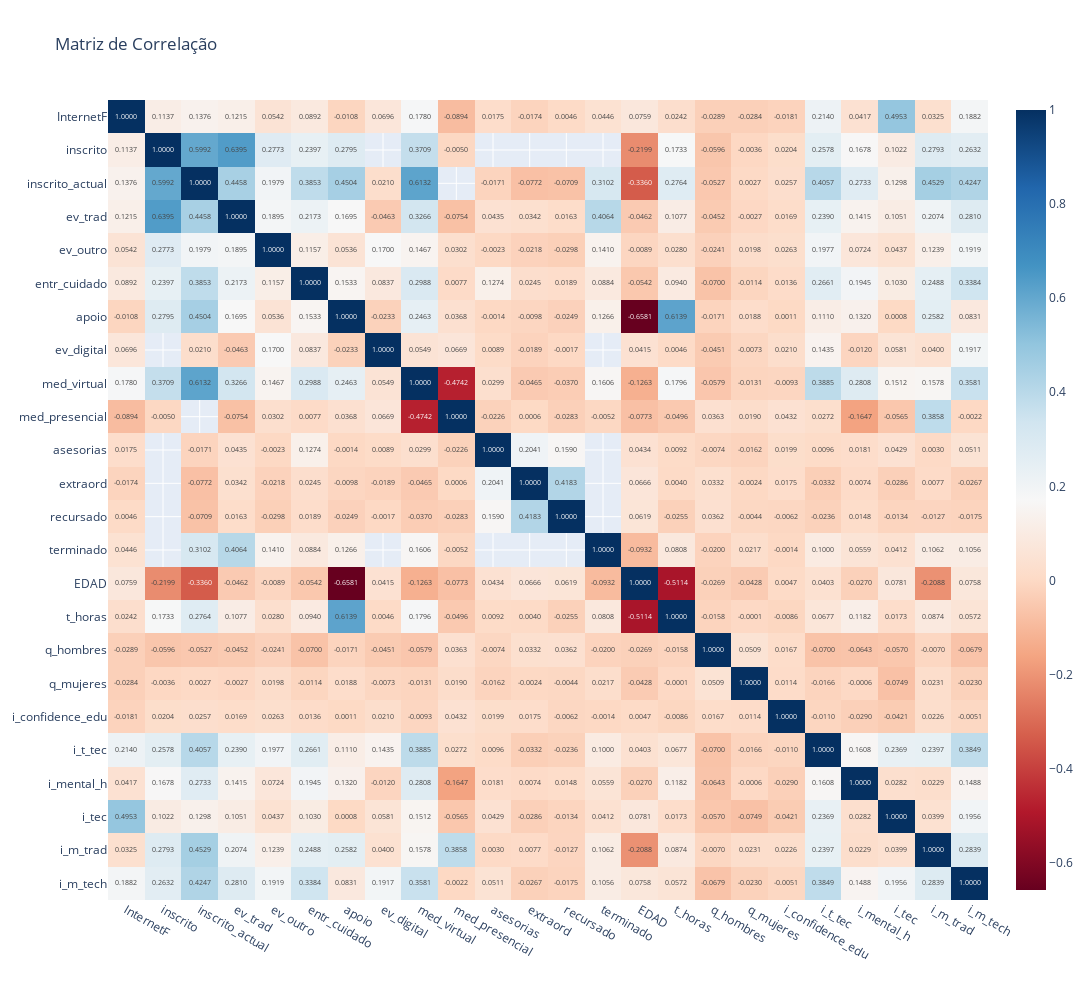

Notebook cell for this chart:
### Code cell
import plotly.express as px

geralcorr = variable_types['binary'] + variable_types['numeric_continuous']


corr = df[geralcorr].corr()


fig = px.imshow(
    corr,
    text_auto='.4f',          
    aspect='auto',            
    title='Matriz de Correlação',
    color_continuous_scale='RdBu'
)

fig.update_layout(
    width=1200,
    height=1000,
    margin=dict(l=100, r=100, t=100, b=100),
)

fig.show()

### Figure 1 — Plotly figure (JSON) as saved in the notebook; plotly's stock layout.template omitted (floating-point values rounded to 4 significant figures; data arrays with more than 128 entries replaced by an {"elided": "..."} marker saying what was removed)
{"data": [{"coloraxis": "coloraxis", "hovertemplate": "x: %{x}<br>y: %{y}<br>color: %{z}<extra></extra>", "name": "0", "texttemplate": "%{z:.4f}", "type": "heatmap", "x": ["InternetF", "inscrito", "inscrito_actual", "ev_trad", "ev_outro", "entr_cuidado", "apoio", "ev_digital", "med_virtual", "med_presencial", "asesorias", "extraord", "recursado", "terminado", "EDAD", "t_horas", "q_hombres", "q_mujeres", "i_confidence_edu", "i_t_tec", "i_mental_h", "i_tec", "i_m_trad", "i_m_tech"], "xaxis": "x", "y": ["InternetF", "inscrito", "inscrito_actual", "ev_trad", "ev_outro", "entr_cuidado", "apoio", "ev_digital", "med_virtual", "med_presencial", "asesorias", "extraord", "recursado", "terminado", "EDAD", "t_horas", "q_hombres", "q_mujeres", "i_confidence_edu", "i_t_tec", "i_mental_h", "i_tec", "i_m_trad", "i_m_tech"], "yaxis": "y", "z": {"elided": "24x24 float values"}}], "layout": {"coloraxis": {"colorscale": [[0, "rgb(103,0,31)"], [0.1, "rgb(178,24,43)"], [0.2, "rgb(214,96,77)"], [0.3, "rgb(244,165,130)"], [0.4, "rgb(253,219,199)"], [0.5, "rgb(247,247,247)"], [0.6, "rgb(209,229,240)"], [0.7, "rgb(146,197,222)"], [0.8, "rgb(67,147,195)"], [0.9, "rgb(33,102,172)"], [1, "rgb(5,48,97)"]]}, "height": 1000, "margin": {"b": 100, "l": 100, "r": 100, "t": 100}, "title": {"text": "Matriz de Correlação"}, "width": 1200, "xaxis": {"anchor": "y", "domain": [0, 1]}, "yaxis": {"anchor": "x", "autorange": "reversed", "domain": [0, 1]}}}
